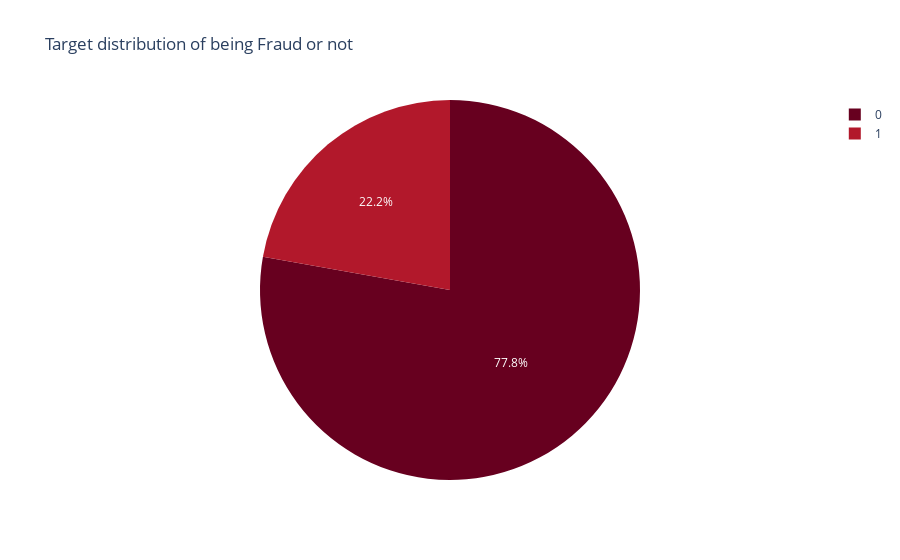

The notebook cell saved with this chart:
### Code cell
flag_counts = df['FLAG'].value_counts().reset_index()
flag_counts.columns = ['FLAG', 'count']

# Crea el gráfico circular
fig = px.pie(flag_counts, values='count', names='FLAG',
             title='Target distribution of being Fraud or not',
             color_discrete_sequence=px.colors.sequential.RdBu)

# Muestra el gráfico
fig.show()

### Figure 1 — Plotly figure (JSON) as saved in the notebook; plotly's stock layout.template omitted (floating-point values rounded to 4 significant figures)
{"data": [{"domain": {"x": [0, 1], "y": [0, 1]}, "hovertemplate": "FLAG=%{label}<br>count=%{value}<extra></extra>", "labels": [0, 1], "legendgroup": "", "name": "", "showlegend": true, "type": "pie", "values": [7637, 2179]}], "layout": {"legend": {"tracegroupgap": 0}, "piecolorway": ["rgb(103,0,31)", "rgb(178,24,43)", "rgb(214,96,77)", "rgb(244,165,130)", "rgb(253,219,199)", "rgb(247,247,247)", "rgb(209,229,240)", "rgb(146,197,222)", "rgb(67,147,195)", "rgb(33,102,172)", "rgb(5,48,97)"], "title": {"text": "Target distribution of being Fraud or not"}}}
